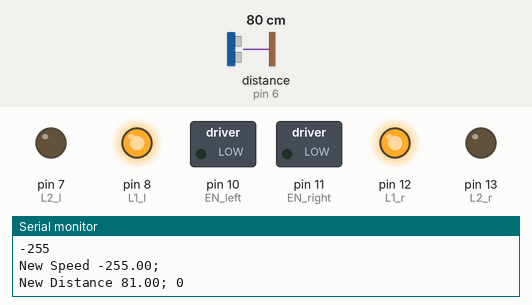
A sketch run on a simulated Arduino Uno, built with avr-gcc and run on an emulated ATmega328P. On the bench: switched loads named in the sketch (green lamp = pin HIGH), output pins drawn as LEDs (lit = HIGH), the last lines printed to the serial monitor. Inputs (shaded band) come from the test bench; at power-on: distance to the obstacle (sensor on pin 6) 80 cm. The echo pulse lasts 58.3 µs per cm.

Above: at 1.2 s.
1.3 s: distance to the obstacle (sensor on pin 6) set to 11 cm
4.3 s: distance to the obstacle (sensor on pin 6) set to 8 cm
At 5.0 s:
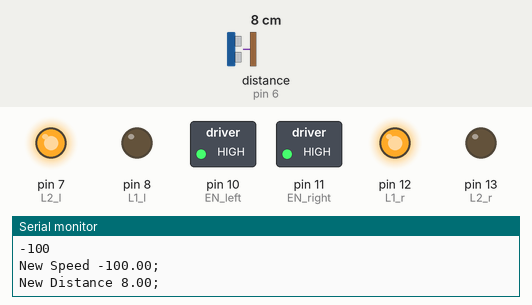
5.8 s: distance to the obstacle (sensor on pin 6) set to 18 cm
At 6.7 s:
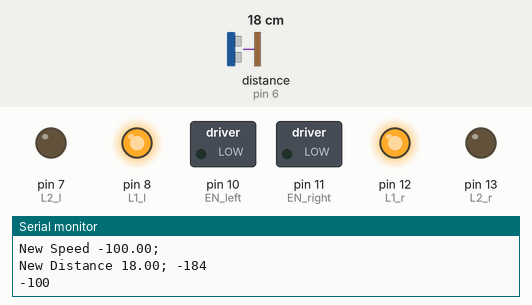
7.3 s: distance to the obstacle (sensor on pin 6) set to 2 cm
At 7.6 s:
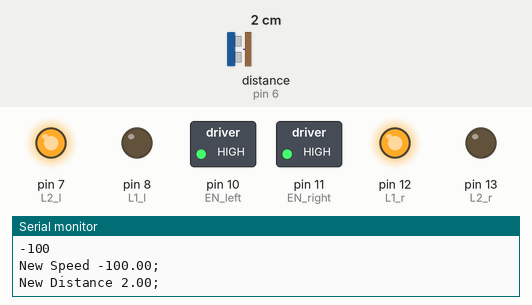
Timing chart, 0 to 9.8 s (numbered marks = the images above; inputs shaded):
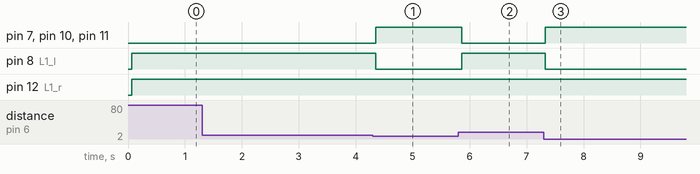

Measured:
- the behaviour switches between 10 and 9 cm on distance to the obstacle (sensor on pin 6) (found by bisection; images 0 and 1)
- after the input at 4.3 s, pin 7 (L2_l), pin 10 (EN_left), pin 11 (EN_right): LOW → HIGH after 0.05 s; pin 8 (L1_l): HIGH → LOW after 0.05 s
- after the input at 5.8 s, pin 7 (L2_l), pin 10 (EN_left), pin 11 (EN_right): HIGH → LOW after 0.07 s; pin 8 (L1_l): LOW → HIGH after 0.07 s
- after the input at 7.3 s, pin 7 (L2_l), pin 10 (EN_left), pin 11 (EN_right): LOW → HIGH at once; pin 8 (L1_l): HIGH → LOW at once

The sketch:

Euroform_car.ino
```cpp
/*
 *
 *  13/02/2020
 *  created by viciopoli01
 *
 *  email: polivico@gmail.com
 *
*/

#include "defines.h"
#include <NewPing.h>

// HC SR 04

NewPing sonar(trigPin, echoPin, MAX_DISTANCE);

//PID parameters

double Kp = 4, Ki = 0, Kd = 1;

double SetPoint, distance, Speed;

void setup() {


  //set the initial speed
  setupMotors();

  pinMode(trigPin, OUTPUT); // Sets the trigPin as an Output
  pinMode(echoPin, INPUT); // Sets the echoPin as an Input
  distance = getDistance();

  SetPoint = 10; // 10 cm from the obstacle

  //turn the PID on

  Serial.begin(9600); // Starts the serial communication

  Serial.println("Initialized");

  delay(50);
}

void loop() {
  distance = getDistance();

  Serial.print("New Distance ");
  Serial.print(distance);
  Serial.print("; ");

  if (distance < 10) {
    turn_and_measure();
  } else {
    Speed = computePID(distance);
    move_motor(Speed);

    Serial.print("New Speed ");
    Serial.print(Speed);
    Serial.println(";");
  }
}

double getDistance(){
  double d = sonar.ping_cm();
  return d<400?(d<2?0:d):400;
}

void turn_and_measure() {
  turn_left(150);
  if (getDistance() < 10)
    turn_and_measure();
  return;
}


/*
*
*
*
*   H-bridge
*
*
*/

double gain_left, gain_right,gain=0;

void setupMotors(){
  pinMode(EN_right,OUTPUT);
  pinMode(EN_left,OUTPUT);

  pinMode(L1_r,OUTPUT);
  pinMode(L2_r,OUTPUT);

  pinMode(L1_l,OUTPUT);
  pinMode(L2_l,OUTPUT);


  if(gain = 0){
    gain_left=1;
    gain_right=1;
  }
  if(gain<0)gain_left=gain<-1?-1:gain;
  if(gain>0)gain_right=gain<-1?-1:gain;
}

void move_motor(int Speed){
  if(Speed>0)
    motor_forward(Speed);
  if(Speed<0)
    motor_forward(-Speed);
}

void motor_forward(int Speed){
  digitalWrite(L1_r, HIGH);
  digitalWrite(L2_r,LOW);

  digitalWrite(L1_l, HIGH);
  digitalWrite(L2_l,LOW);


  analogWrite(EN_right,Speed*gain_right);
  analogWrite(EN_left,Speed*gain_left);
}

void motor_backward(int Speed){
  digitalWrite(L1_r, LOW);
  digitalWrite(L2_r,HIGH);

  digitalWrite(L1_l, LOW);
  digitalWrite(L2_l,HIGH);

  analogWrite(EN_right,Speed);
  analogWrite(EN_left,Speed);
}


void turn_left(int t){
  digitalWrite(L1_r, HIGH);
  digitalWrite(L2_r,LOW);

  digitalWrite(L1_l, LOW);
  digitalWrite(L2_l,HIGH);

  analogWrite(EN_right,255);
  analogWrite(EN_left,255);

  delay(t);
}


/*
 *
 *
 *  PID
 *
 *
*/


int error, previousError, integralError=0, derivativeError=0;

unsigned long currentTime, previousTime=0;
double deltaTime;
int PID=0;
int computePID(int val){
  currentTime = millis();
  deltaTime=(double)(currentTime-previousTime);

  error = SetPoint-val;

  if(PID<255 && PID>-255 && ((error>0)-(error<0))==((previousError>0)-(previousError<0)))
    integralError += error;

  derivativeError = (error - previousError)/deltaTime;

  Serial.println(integralError);


  PID = (int)(Kp*error + Ki*integralError + Kd*derivativeError);

  previousError = error;
  previousTime = currentTime;

  if(PID<0 && PID>-100)
    PID = -100;
  if(PID>0 && PID<100)
    PID = 100;

  if(PID>255)
    PID = 255;
  if(PID<-255)
    PID = -255;

  Serial.println(PID);

  return PID;
}
```

defines.h
```cpp
/*https://create.arduino.cc/
*
*       HERE ALL THE DEFINERS WE WILL USE IN THE MAIN SKETCH FILE.
*
*/

// Motor Pins
#define EN_right 11
#define EN_left 10

#define L1_r 12
#define L2_r 13


#define L1_l 8
#define L2_l 7


// HC-SR04 Pins
#define trigPin 5
#define echoPin 6

#define MAX_DISTANCE 400 // Maximum distance we want to ping for (in centimeters). Maximum sensor distance is rated at 400-500cm.
```
